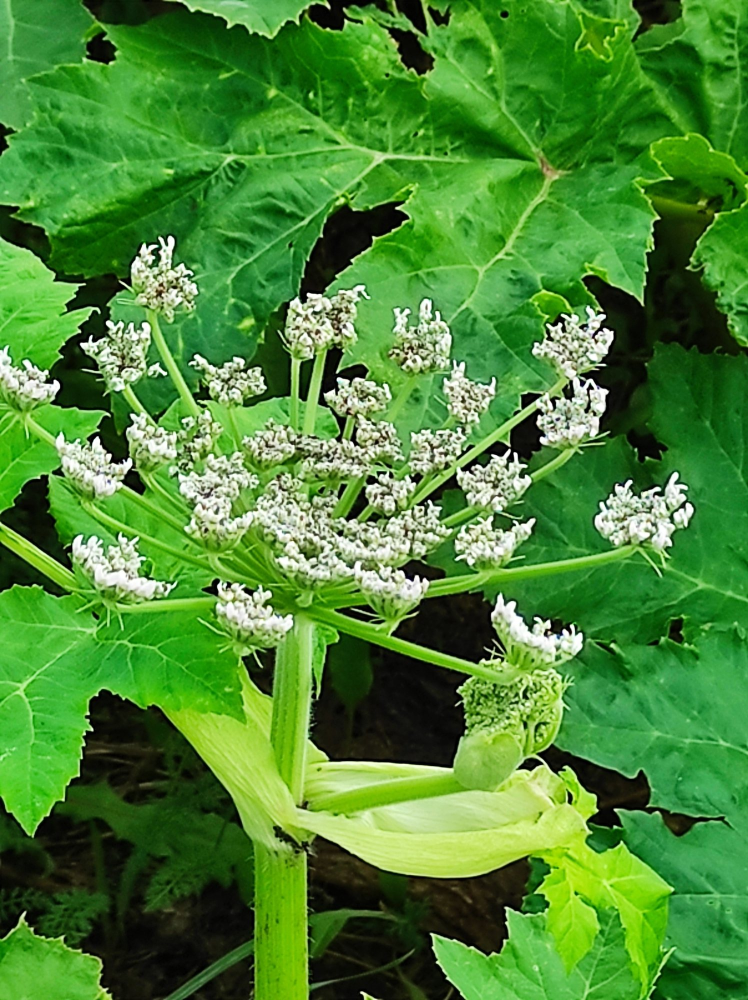
#> input picture presentation/assets/umbel_leaves.jpg, 1496 x 2000 px (shown at 1/2 size)
$ python make_drone_scheme.py assets/umbel_leaves.jpg assets/drone_patches.jpg
#> lines starting #> are read from the running program, lines starting #| are printed output that depends on the picture; after the words box and inside, x2 and y2 are one past the last pixel; in counts of white or black regions, pixels touching at a corner belong together
"""Схема для слайда «Дрон»: как модуль БПЛА видит снимок — сетка патчей и отмеченные патчи с соцветиями.

Слайд показывает схему на открытом снимке iNaturalist (CC BY, автор — в assets/CREDITS.csv). Кадры аэрофото в комплект не входят. Это иллюстрация принципа, а не результат модели:
патч отмечается по доле светлых малонасыщенных пикселей, как белые зонтики выглядят сверху.

    python make_drone_scheme.py assets/umbel_leaves.jpg assets/drone_patches.jpg
"""

import sys

import numpy as np
from PIL import Image, ImageDraw


def main(src: str, dst: str, cells: int = 16) -> None:
#> called with src = 'assets/umbel_leaves.jpg', dst = 'assets/drone_patches.jpg', cells = 16
    im = Image.open(src).convert("RGB")
#> im is the input picture: PIL image 1496x2000 RGB; mean R, G, B 73.6, 134.5, 51.7
    w, h = im.size
#> w = 1496; h = 2000
    side = min(w, h)
#> side = 1496
    im = im.crop(((w - side) // 2, int((h - side) * 0.25), (w - side) // 2 + side, int((h - side) * 0.25) + side))
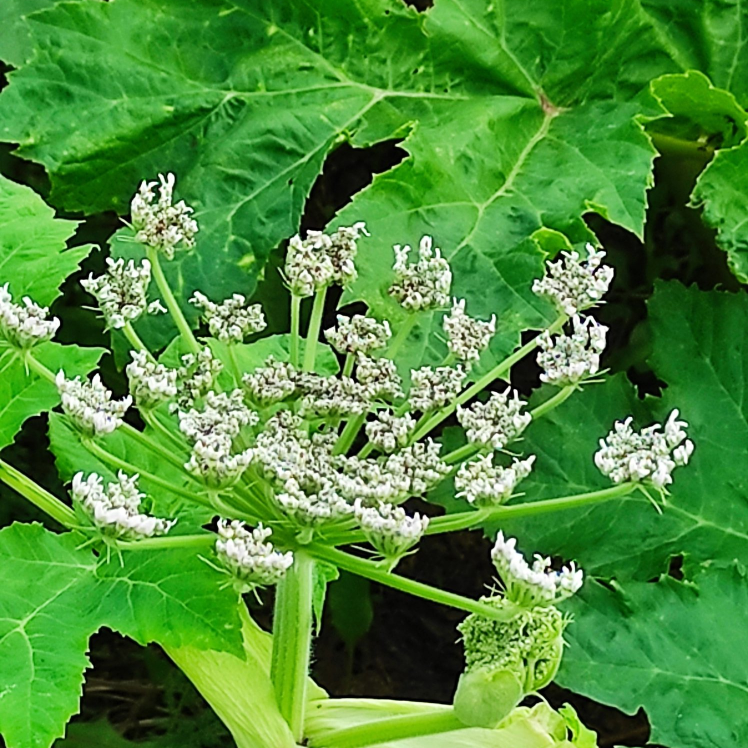
#> im: PIL image 1496x1496 RGB (shown at 1/2 size); mean R, G, B 77.4, 141.2, 57.5
    im = im.resize((1200, 1200), Image.LANCZOS)
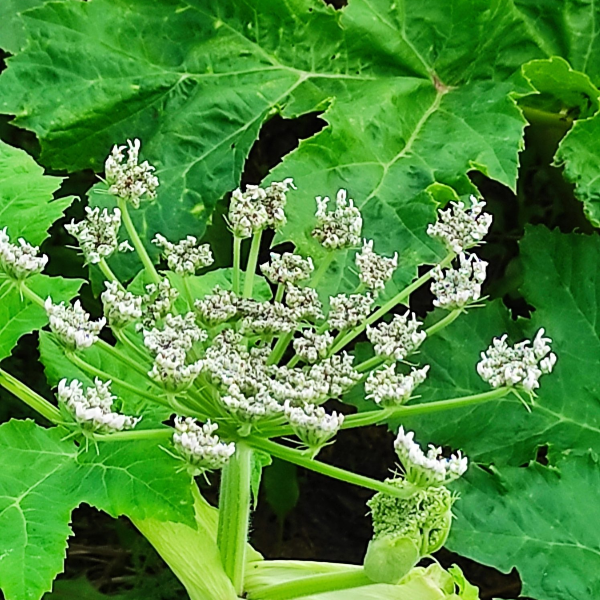
#> im: PIL image 1200x1200 RGB (shown at 1/2 size); mean R, G, B 77.4, 141.2, 57.5
    a = np.asarray(im).astype(float) / 255.0
    mx, mn = a.max(axis=2), a.min(axis=2)
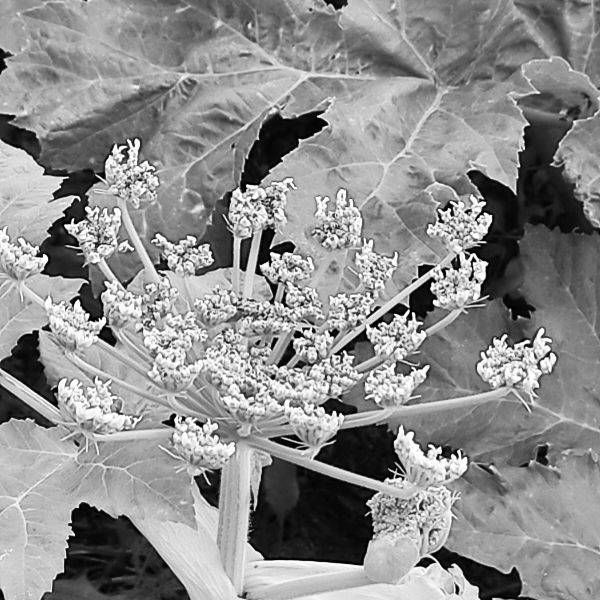
#> mx: shape (1200, 1200) float64 (shown at 1/2 size); min 0, max 1, mean 0.554
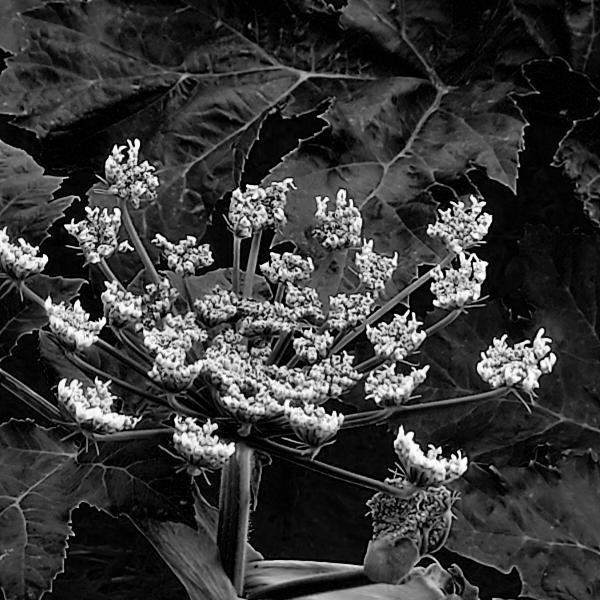
#> mn: shape (1200, 1200) float64 (shown at 1/2 size); min 0, max 1, mean 0.22
    white = (mx > 0.78) & ((mx - mn) < 0.22)  # светлое и малонасыщенное — соцветия зонтика
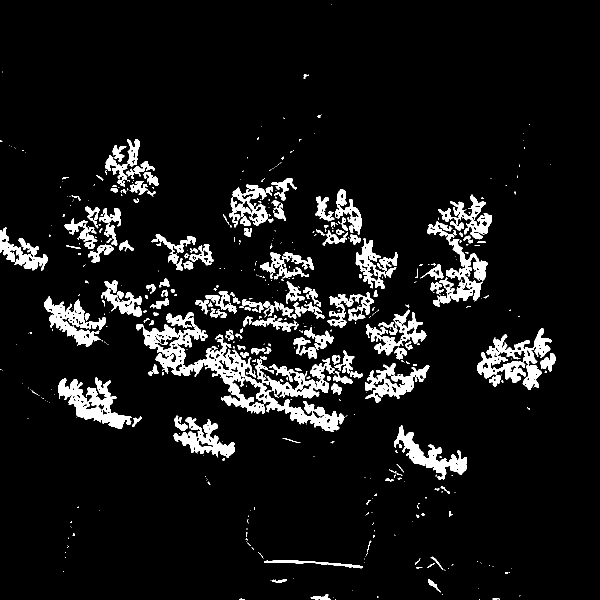
#> white: shape (1200, 1200) bool (shown at 1/2 size); 7.8% white; 523 white regions (337 under 20 px), largest, box (x1, y1, x2, y2) and area: (272, 624, 689, 864) 20798, (117, 755, 264, 858) 5872, (954, 656, 1103, 765) 5503

    over = Image.new("RGBA", im.size, (0, 0, 0, 0))
#> over: PIL image 1200x1200 RGBA; every value is 0
    d = ImageDraw.Draw(over)
    step = im.size[0] / cells
#> step = 75
    for r in range(cells):
        for c in range(cells):
            y0, x0 = int(r * step), int(c * step)
            y1, x1 = int((r + 1) * step), int((c + 1) * step)
            if white[y0:y1, x0:x1].mean() > 0.12:
                d.rectangle([x0, y0, x1, y1], fill=(224, 160, 48, 120), outline=(224, 160, 48, 255), width=3)
    for i in range(cells + 1):
        p = int(i * step)
        d.line([(p, 0), (p, im.size[1])], fill=(255, 255, 255, 90), width=2)
        d.line([(0, p), (im.size[0], p)], fill=(255, 255, 255, 90), width=2)
    out = Image.alpha_composite(im.convert("RGBA"), over).convert("RGB")
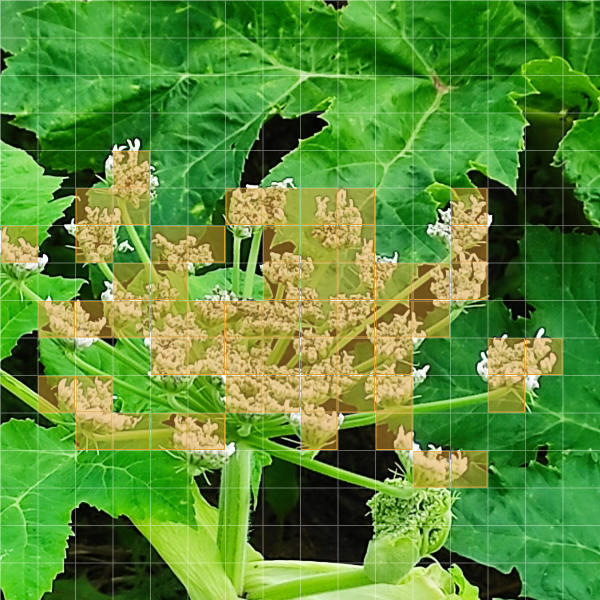
#> out: PIL image 1200x1200 RGB (shown at 1/2 size); mean R, G, B 91.7, 142.9, 54.4
    out.save(dst, quality=88)
    print("written", dst)


if __name__ == "__main__":
    main(sys.argv[1], sys.argv[2])

$ run again, with presentation/assets/angelica.jpg copied over presentation/assets/umbel_leaves.jpg
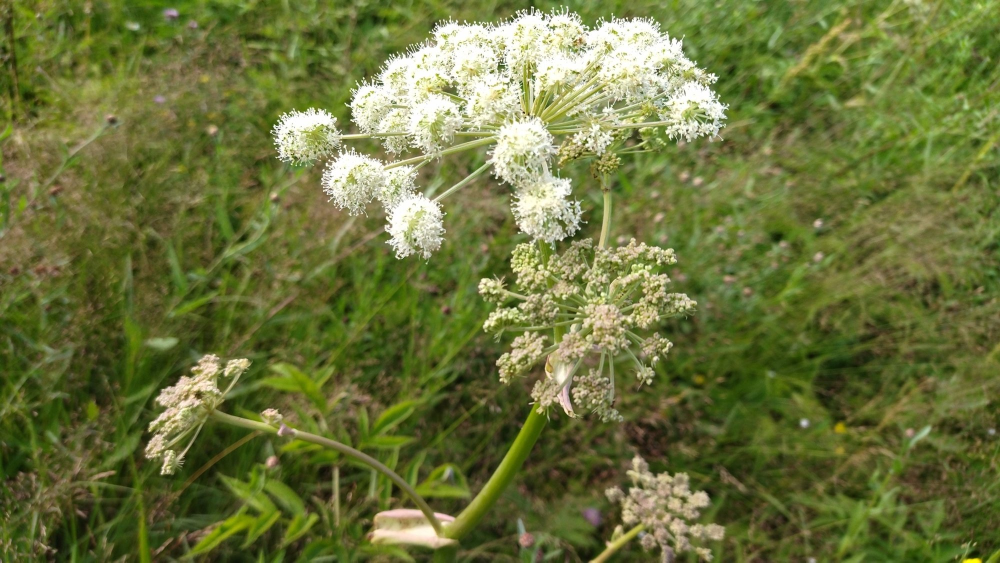
#> input picture presentation/assets/angelica.jpg, 2000 x 1125 px (shown at 1/2 size)
#> in main, im is the input picture: PIL image 2000x1125 RGB; mean R, G, B 107.6, 115.5, 60
#> in main, `white = (mx > 0.78) & ((mx - mn) < 0.22)`:
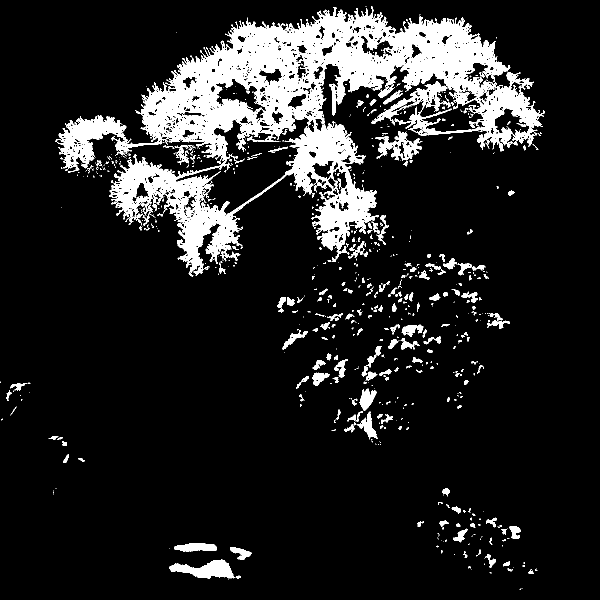
#> white: shape (1200, 1200) bool (shown at 1/2 size); 12.5% white; 761 white regions (540 under 20 px), largest, box (x1, y1, x2, y2) and area: (110, 13, 1090, 553) 151159, (338, 1119, 471, 1157) 2728, (750, 262, 845, 321) 2199
#> over: PIL image 1200x1200 RGBA; every value is 0
#> in main, `out = Image.alpha_composite(im.convert("RGBA"), over).convert("RGB")`:
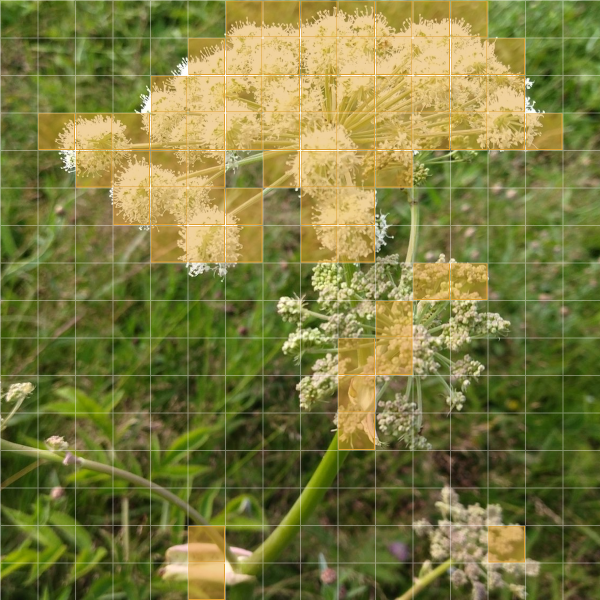
#> out: PIL image 1200x1200 RGB (shown at 1/2 size); mean R, G, B 126.7, 125, 63.6
